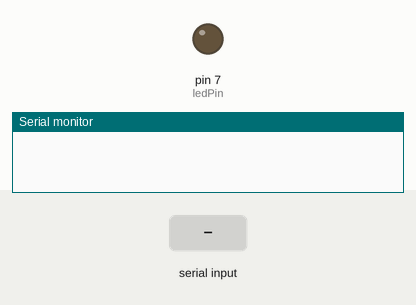
This sketch was run on a simulated Arduino Uno, built with avr-gcc and run on an emulated ATmega328P. Parts: output pins drawn as LEDs (lit = HIGH), the last lines printed to the serial monitor. The inputs (shaded band) are chosen by the test bench.

Above: at 1.2 s.
1.3 s: "90,45;" received over Serial
At 1.8 s:
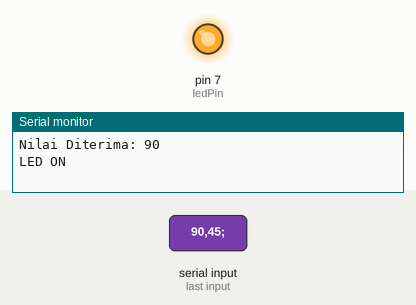
2.8 s: "30,150;" received over Serial
At 4.0 s:
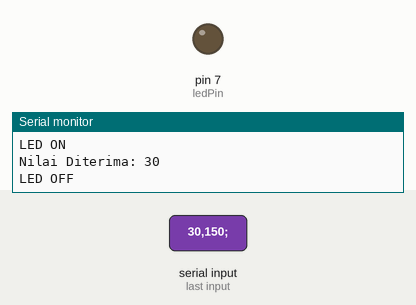
4.3 s: "90;" received over Serial
At 5.3 s:
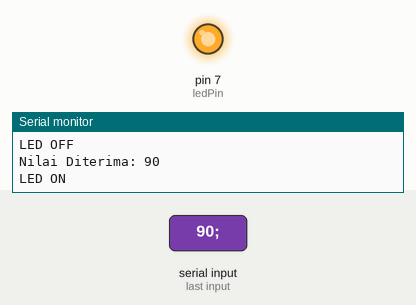
5.8 s: "5;" received over Serial
At 6.4 s:
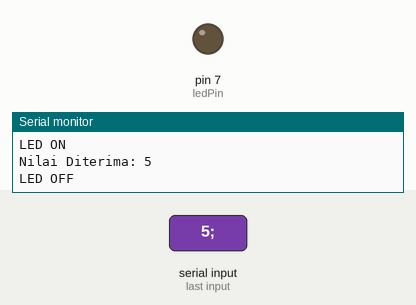
Timing chart, 0 to 8.3 s (numbered marks = the images above; inputs shaded):
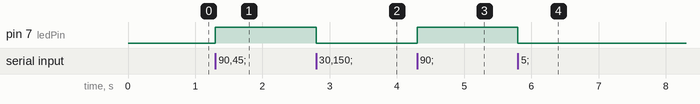

Measured:
- after the input at 1.3 s, pin 7 (ledPin): LOW → HIGH at once
- after the input at 2.8 s, pin 7 (ledPin): HIGH → LOW at once
- after the input at 4.3 s, pin 7 (ledPin): LOW → HIGH at once
- after the input at 5.8 s, pin 7 (ledPin): HIGH → LOW at once

The sketch:

HelloEEG.ino
```cpp
const int ledPin = 7; //Sesuaikan Pin
int receivedValue = 0; //Sesuaikan Pin

void setup() {
  pinMode(ledPin, OUTPUT);
  Serial.begin(115200);
}

void loop() {
  if (Serial.available() > 0) {
    String input = Serial.readStringUntil(';');
    input.trim();
    if (input.length() > 0) {
      receivedValue = input.toInt();
      Serial.println("Nilai Diterima: " + String(receivedValue));

      if (receivedValue > 70) { // //Sesuaikan pada Nilai Berapa Lampu Hidup/Mati
        digitalWrite(ledPin, HIGH);
        Serial.println("LED ON");
      } else {
        digitalWrite(ledPin, LOW);
        Serial.println("LED OFF");
      }
    }
  }
}
```
